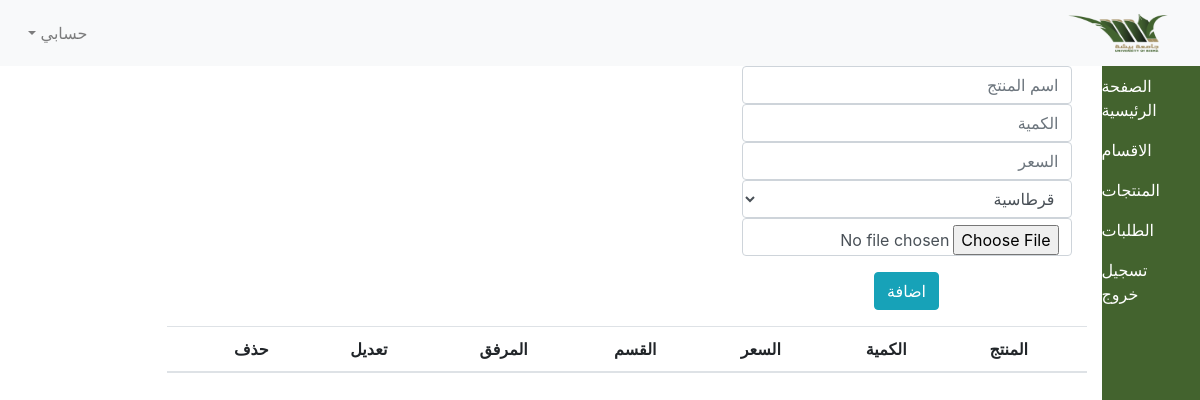
Page /admin/produ.php on the earlier database version.
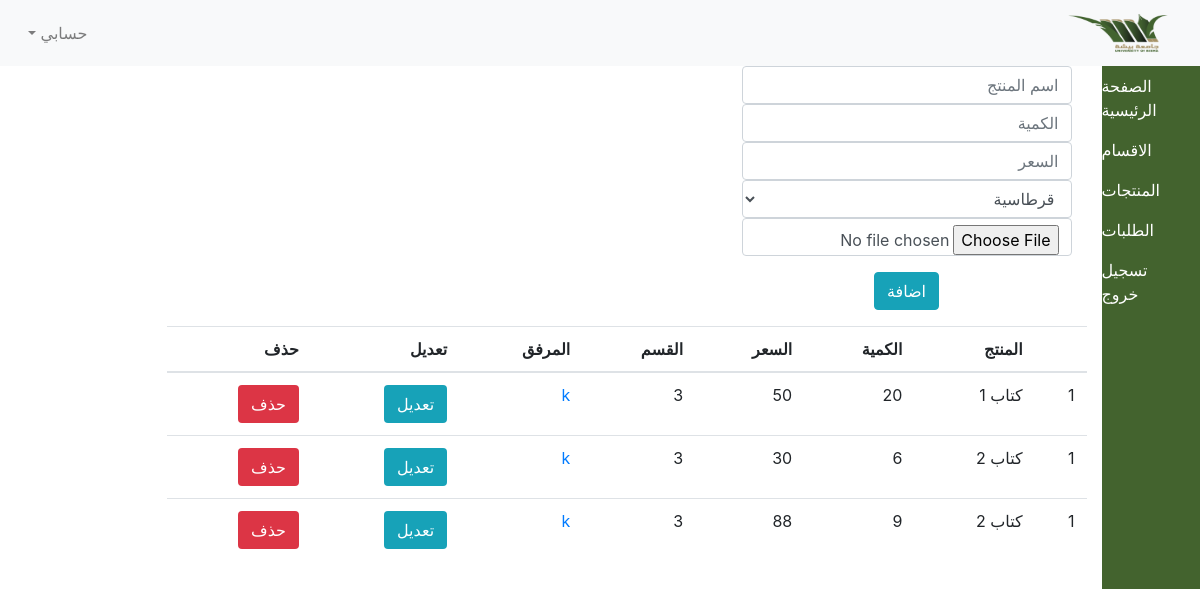
Same page on the later database version.
### tables this page shows
CREATE TABLE `contact` (
  `id` int(11) NOT NULL,
  `id_types` int(11) NOT NULL,
  `title` varchar(200) NOT NULL,
  `price` varchar(40) NOT NULL,
  `quenity` int(11) NOT NULL,
  `file_path` text NOT NULL
);

### controller/DB.php (called while the page is built, shortened)
<?php
class DB{
    public function __construct(){
        $this->db=new PDO("mysql:host=localhost;dbname=besh","root","");
    }
}

### controller/Admin.php (called while the page is built, shortened)
<?php
require 'DB.php';
class Admin extends DB{
    private $db_admin;
    public function __construct(){
        $this->db_admin=$this->db;
    }
    public function getAllProud(){
        $sql=$this->db_admin->prepare("SELECT * FROM contact");
        $sql->execute();
        return $sql;
    }
}

### admin/produ.php (the view, shortened to what the changed rows need)
<?php
require "../controller/Admin.php";
$adm=new Admin();
$pros=$adm->getAllProud();
?>
<html>
<head>
    <link rel="stylesheet" href="https://cdn.jsdelivr.net/npm/bootstrap@4.5.3/dist/css/bootstrap.min.css">
    <link rel="stylesheet" href="../css/style.css" type="text/css">
</head>
<body dir="rtl">
<div class="wrapper d-flex">
    <div class="contcat">
        <div class="container">
            <div class="row">
                <div class="col-10">
                    <table class="table">
                        <thead>
                        <tr>
                            <th></th>
                            <th>المنتج</th>
                            <th>الكمية</th>
                            <th>السعر</th>
                            <th>القسم</th>
                            <th>المرفق</th>
                            <th>تعديل</th>
                            <th>حذف</th>
                        </tr>
                        </thead>
                        <tbody>
                        <?php
                        $count=1;
                        foreach ($pros as $pro) {
                            echo '
                            <tr>
                            <td>'.$count.'</td>
                             <td>'.$pro['title'].'</td>
                               <td>'.$pro['quenity'].'</td>
                                 <td>'.$pro['price'].'</td>
                                   <td>'.$pro['id_types'].'</td>
                                    <td><a href="'.$pro['file_path'].'">k</a></td>
                                 <td><a href="" class="btn badge-info" data-toggle="modal" data-target="#exampleModal">تعديل </a></td>
                             <td><a href="produ.php?id_del='.$pro['id'].'" class="btn badge-danger">حذف </a></td>
                             <div class="modal fade" id="exampleModal" tabindex="-1" role="dialog" aria-labelledby="exampleModalLabel" aria-hidden="true">
    <div class="modal-dialog" role="document">
        <div class="modal-content">
            <div class="modal-header">
                <h5 class="modal-title" id="exampleModalLabel">الكمية</h5>
                <button type="button" class="close" data-dismiss="modal" aria-label="Close">
                    <span aria-hidden="true">&times;</span>
                </button>
            </div>
            <div class="modal-body">
               <form method="POST">
                   <div class="form-group">
                   <p>'.$pro['id'].'</p>
                       <input type="text" name="qu_num" class="form-control" value='.$pro['quenity'].'>>
                   </div>
               </form>
            </div>
            <div class="modal-footer">
                <button type="button" class="btn btn-secondary" data-dismiss="modal">Close</button>
                <button type="button" class="btn btn-primary">Save changes</button>
            </div>
        </div>
    </div>
</div>
</tr>
                            ';
                        }
                        ?>
                        </tbody>
                    </table>
                </div>
            </div>
        </div>
    </div>
</div>
</body>
</html>

Differences in the rows shown:
added contact: title "كتاب 1", quenity "20", price "50", id_types "3"
added contact: title "كتاب 2", quenity "6", price "30", id_types "3"
added contact: title "كتاب 2", quenity "9", price "88", id_types "3"
